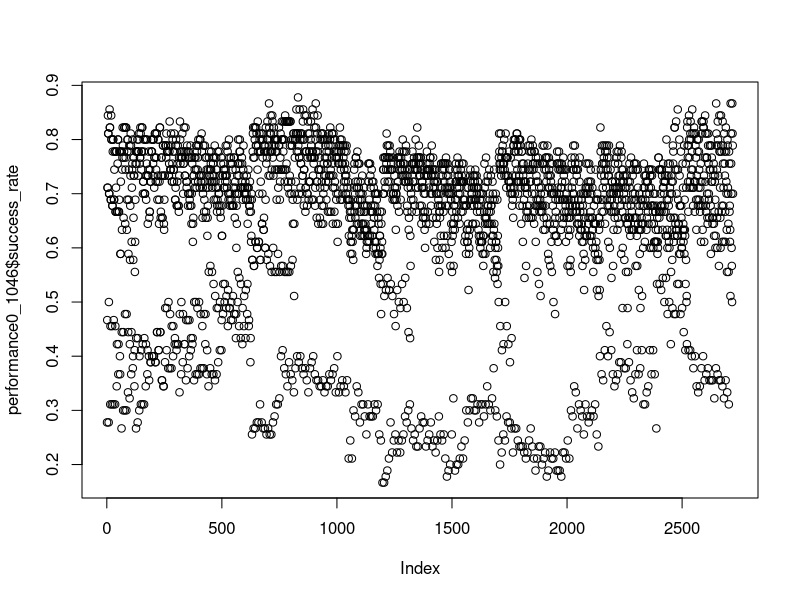
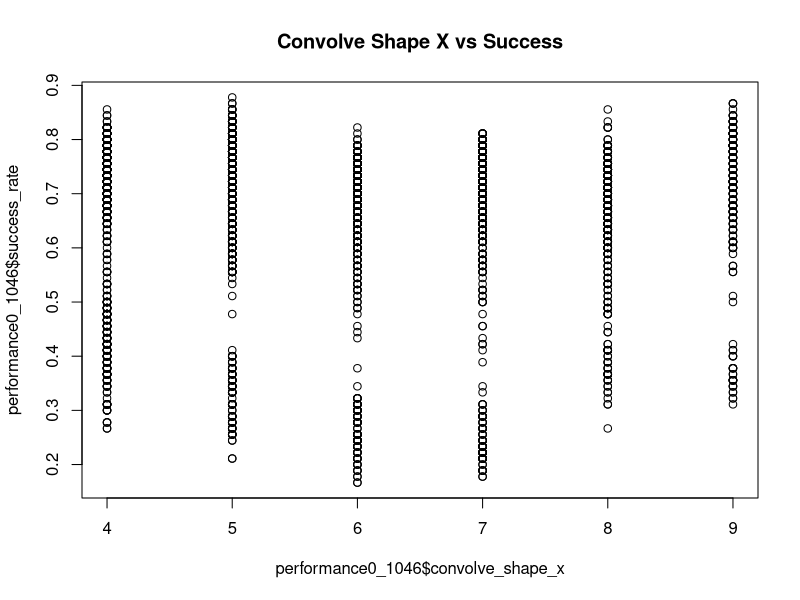
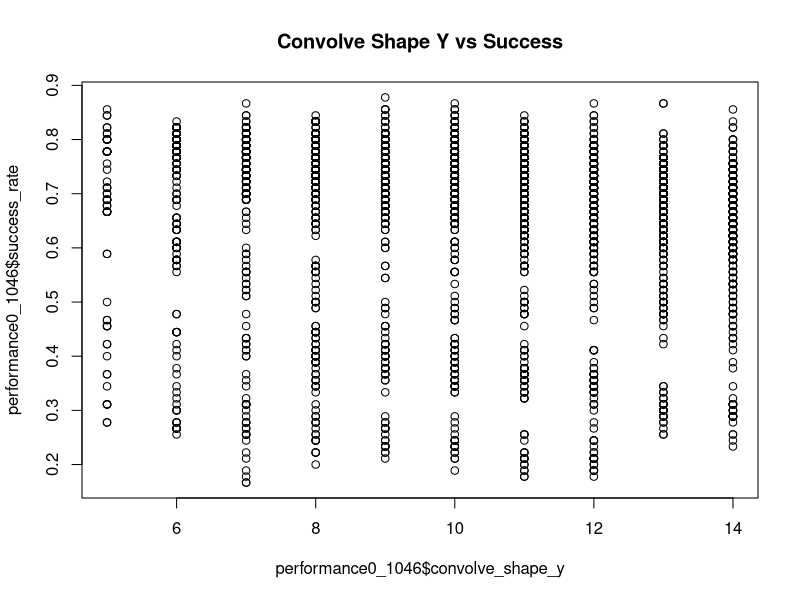
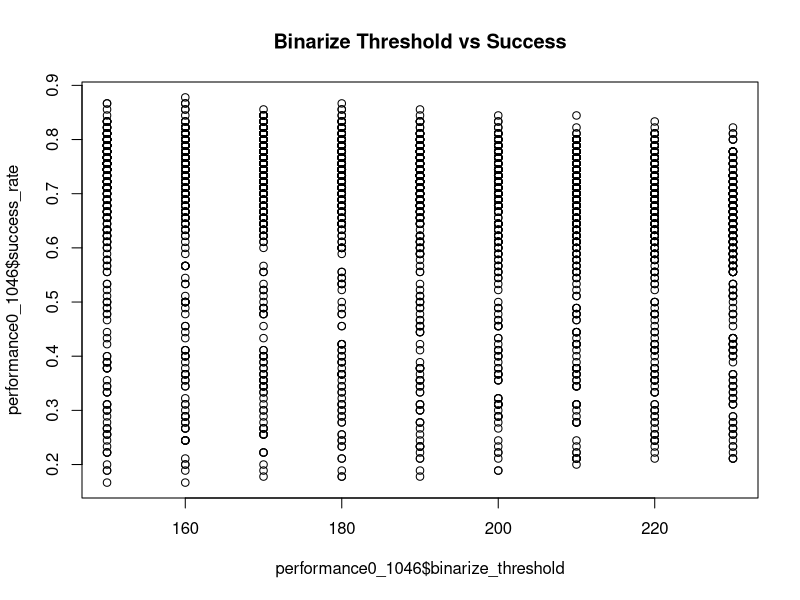
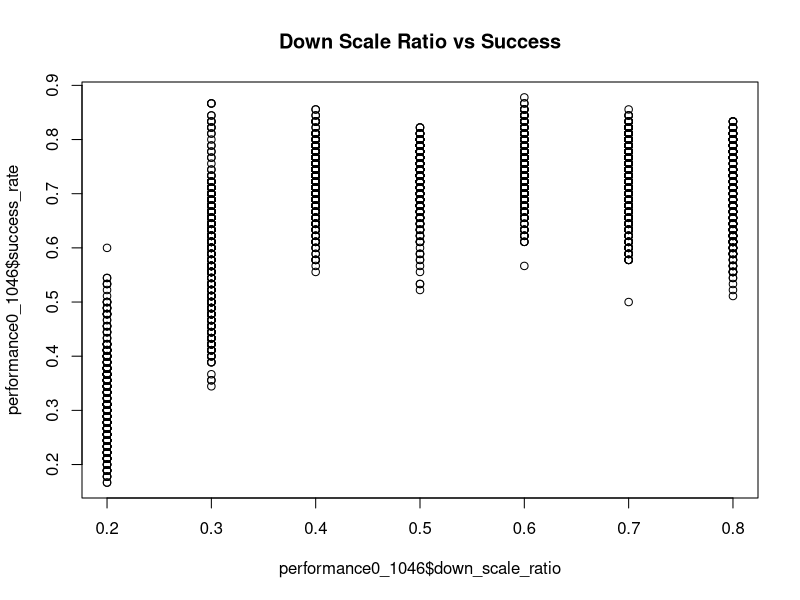

Write the R code that produced these figures, in order.
performance0_1046<-read.csv("results0-2720.csv",header=TRUE)
plot(performance0_1046$success_rate)

#Real Linear Affect
summary(lm(success_rate~.,data=performance0_1046))

#Covariance 
View(cor(performance0_1046))

#Graphs

plot(performance0_1046$convolve_shape_x, performance0_1046$success_rate, main = "Convolve Shape X vs Success")
plot(performance0_1046$convolve_shape_y, performance0_1046$success_rate, main = "Convolve Shape Y vs Success")
plot(performance0_1046$binarize_threshold, performance0_1046$success_rate, main = "Binarize Threshold vs Success")
plot(performance0_1046$down_scale_ratio, performance0_1046$success_rate, main = "Down Scale Ratio vs Success")

performance0_1046=performance0_1046[order(performance0_1046$success_rate, decreasing = TRUE),]
View(performance0_1046)
